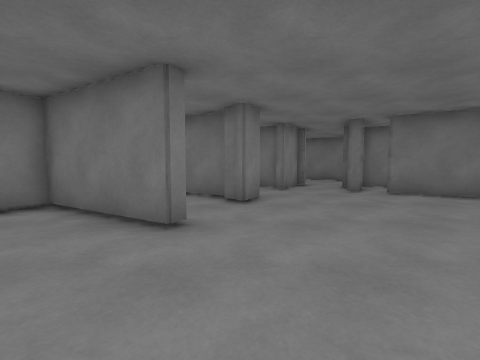
view 1 (above)

24 first-person views from a walk through a scene from a Unity 3-D project. The camera is 1.2 m above the floor, tilts 4° down and sees 90° across. The floor is counted in squares, 1 m on a side. Each view is taken from the middle of a square. On the plan, view 1 faces up. The plan holds only what a view shows up to about 12 squares ahead; the rest is blank. The place goes on beyond the plan. The player is left out.

view 2
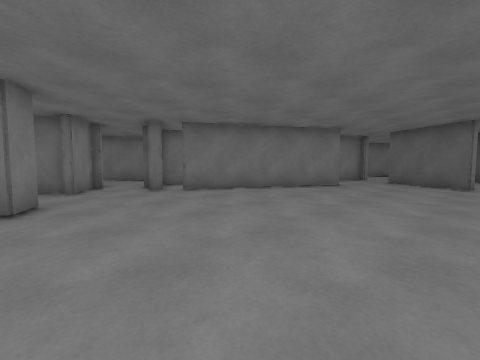

view 3
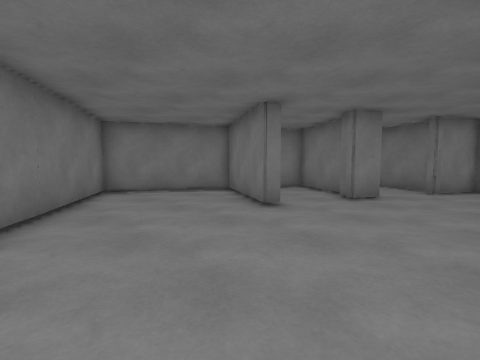

view 4
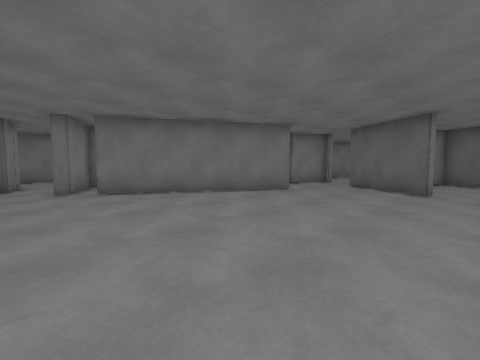

view 5
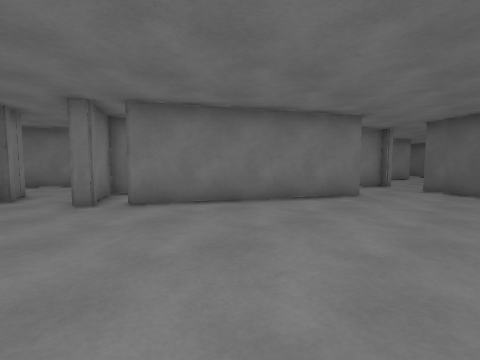

view 6
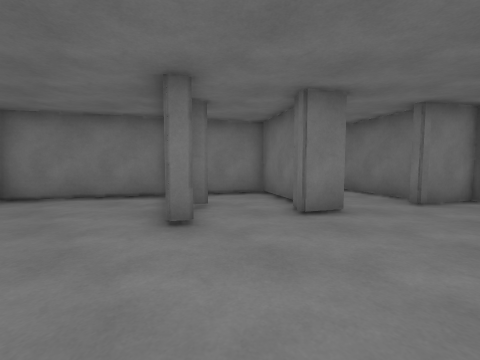

view 7
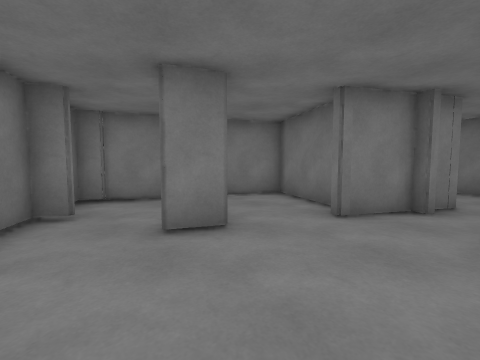

view 8
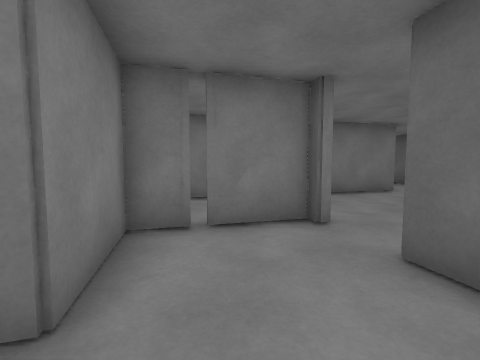

view 9
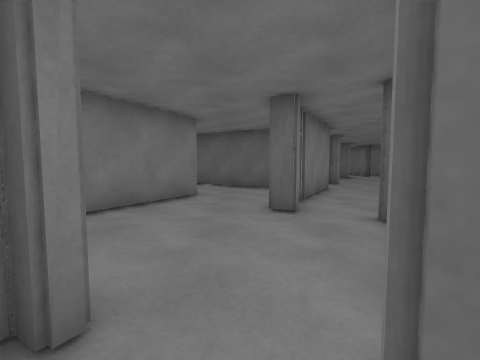

view 10
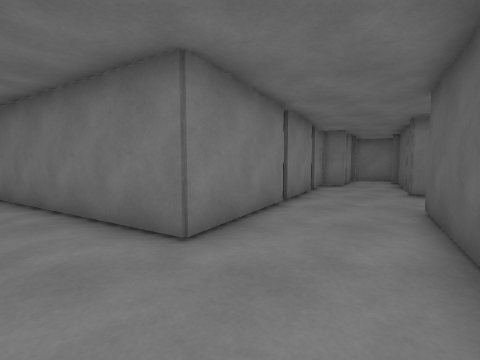

view 11
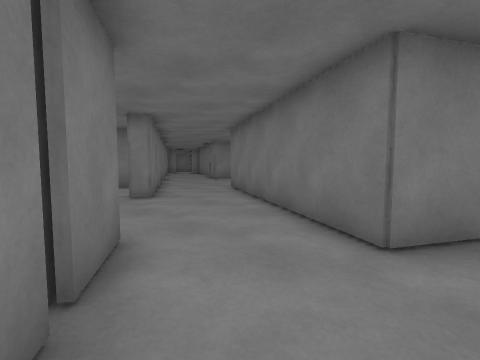

view 12
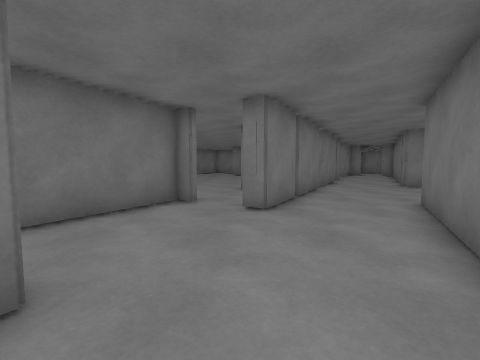

view 13
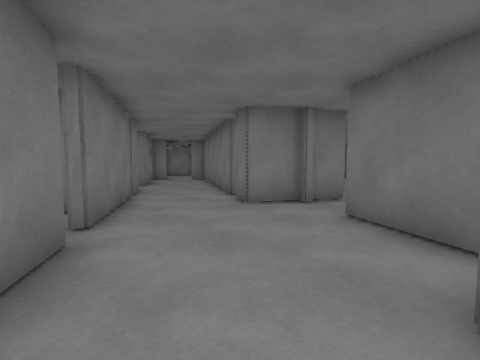

view 14
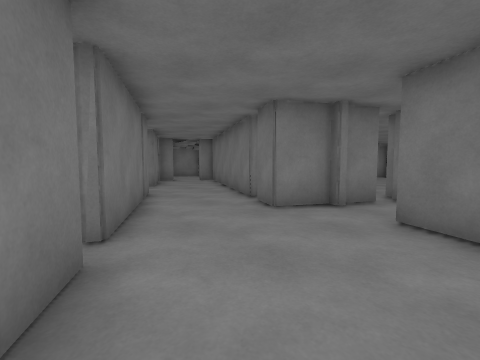

view 15
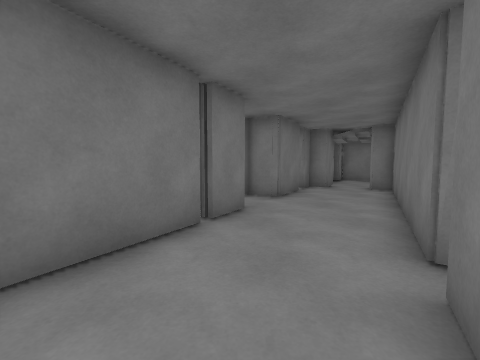

view 16
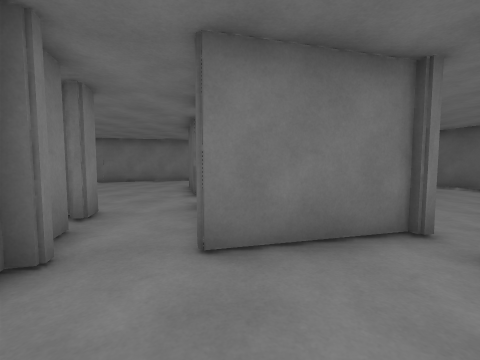

view 17
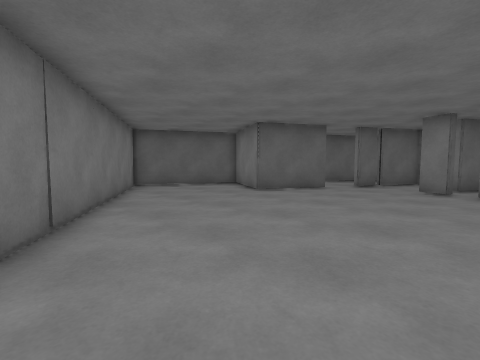

view 18
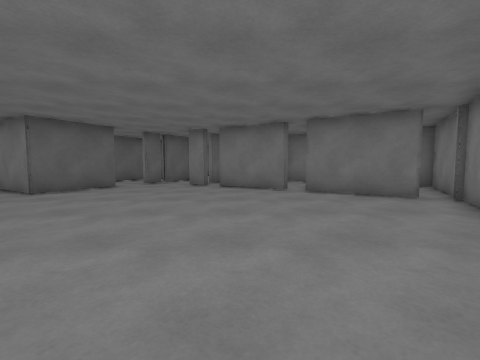

view 19
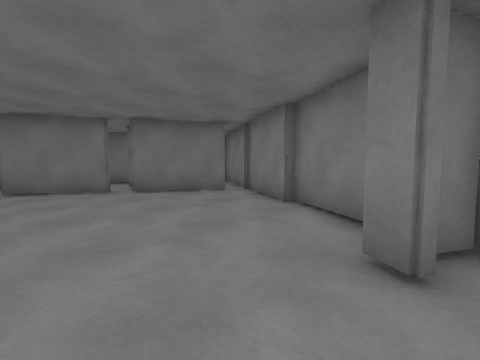

view 20
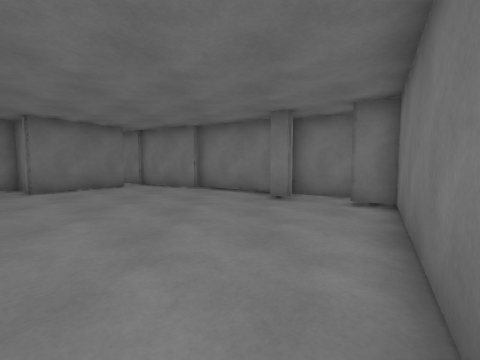

view 21
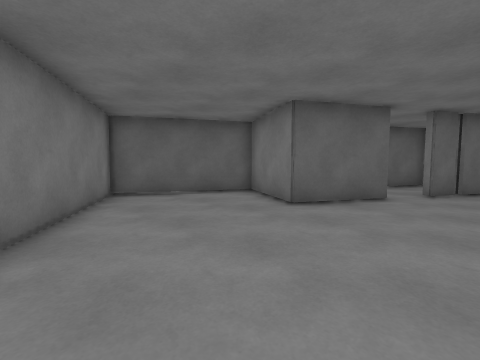

view 22
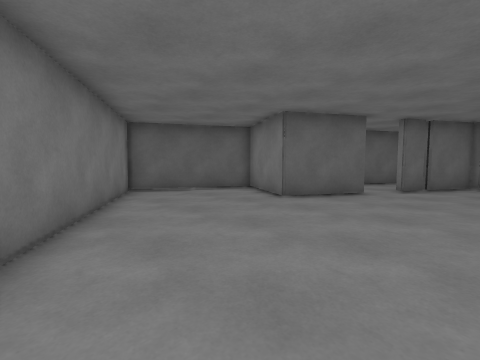

view 23
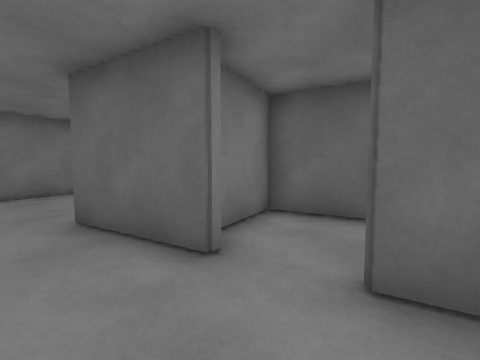

view 24
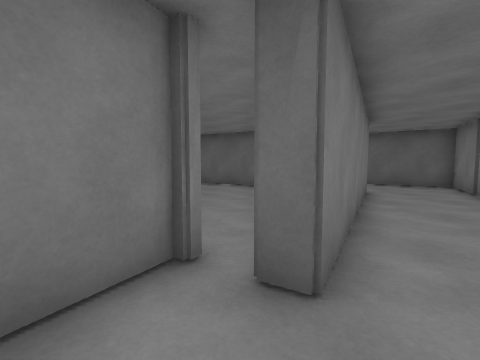

### Floor plan
Points are (right, up) in squares from view 1. A wall is a line through its corners. A room is listed if a view was taken in it or the views show most of it. See-through windows are left out.
Room 1 (views 1, 2, 3, 4, 5, 6, 7, 8, 9)
walls: (-1, 4.8) (-1.3, 4.2) (-5.2, 6.5) (-7.8, 2) (-2.7, -1); (0.7, 8) (0.2, 7.1) (-0.4, 7.5); (4.8, 9.3) (4.3, 9.6); (-0.5, 8.1) (-3.3, 9.7) (-5.1, 6.7); (-2.3, 6.1) (-2.7, 5.4) (-1.8, 4.9); (1.8, 11) (-1.7, 13) (-2.9, 11.1); (3.2, 11.8) (2.8, 12.1) (1.8, 10.1); (13.5, 0.2) (15.5, 3.6) (15.7, 3.5); (17, 5.7) (16.7, 5) (16.4, 5.2) (16.6, 5.5) (13.5, 7.3) (12.2, 5) (5.4, 8.9)
ways out: opening at (17.5, 4.5) to room 2; opening at (4, 12) to room 3
Room 2 (views 10, 11, 12)
walls: (20.8, 2.6) (21.1, 3.3) (22.7, 2.4); (23, 2.2) (25.5, 0.8) (26.7, 2.9); (24.2, 5.6) (19.7, 8.2); (15.7, 3.5) (15.5, 3) (18.8, 1.1)
ways out: opening at (17.5, 4.5) to room 1; opening at (18.3, 7) to room 3; opening at (20, 2); opening at (25.5, 4.5)
Room 3 (views 13, 14, 15, 16, 24)
walls: (9.3, 14.2) (1.8, 18.5) (1.4, 17.9); (7.3, 11.3) (11.2, 9); (12.4, 14.4) (12, 14.6) (11.1, 13.1) (10, 13.8); (11.8, 8.7) (14.6, 7); (5.7, 12.2) (7, 11.4); (16.9, 11.8) (13.8, 13.6); (14.8, 6.9) (17, 5.7); (1.5, 14.6) (3.5, 13.5) (2.9, 12.4); (19.7, 8.2) (16, 10.3) (16.4, 10.9); (0.4, 16.2) (0, 15.5) (0.9, 15)
ways out: opening at (4, 12) to room 1; opening at (18.3, 7) to room 2; opening at (13, 14) to room 4; opening at (0, 17); opening at (18, 11)
Room 4 (views 17, 18, 19, 20, 21, 22, 23)
walls: (11.3, 18.5) (12.1, 18.2); (12.7, 17.9) (13.7, 17.6) (13.3, 16.8); (9.1, 20) (11.4, 18.5); (17, 18.4) (18.7, 21.3) (21.8, 19.5) (24.5, 24.2) (12.1, 31.4); (9.3, 29.6) (8.9, 29); (12.9, 16.1) (12.2, 15.1); (15.6, 15.9) (16.2, 17); (7.6, 29.3) (5.8, 26.2) (6.1, 26) (4.2, 22.8); (5.2, 22.4) (8.4, 20.4); (8.5, 31.6) (7.6, 30.1) (8.3, 29.7); (18.9, 15.3) (20, 17.3) (18.1, 18.4); (13.9, 13.9) (14.3, 13.7) (15.4, 15.7)
ways out: opening at (13, 14) to room 3; opening at (17, 16)

Positions as (right, up) in squares from view 1, and headings:
1: (0, 0), facing up
2: (0, 0), facing up-right
3: (3, -1), facing up-left
4: (3, -1), facing up-right
5: (3, 2), facing up-right
6: (3, 2), facing up-left
7: (4, 5), facing up-left
8: (12, 3), facing up-right
9: (15, 4), facing right
10: (25, 2), facing up
11: (25, 2), facing up-left
12: (23, 5), facing left
13: (16, 8), facing up-left
14: (15, 8), facing up-left
15: (12, 12), facing left
16: (12, 11), facing up-right
17: (12, 29), facing down-right
18: (11, 30), facing down
19: (12, 30), facing down-left
20: (17, 28), facing left
21: (15, 27), facing down-right
22: (14, 28), facing down-right
23: (14, 18), facing right
24: (14, 11), facing right
